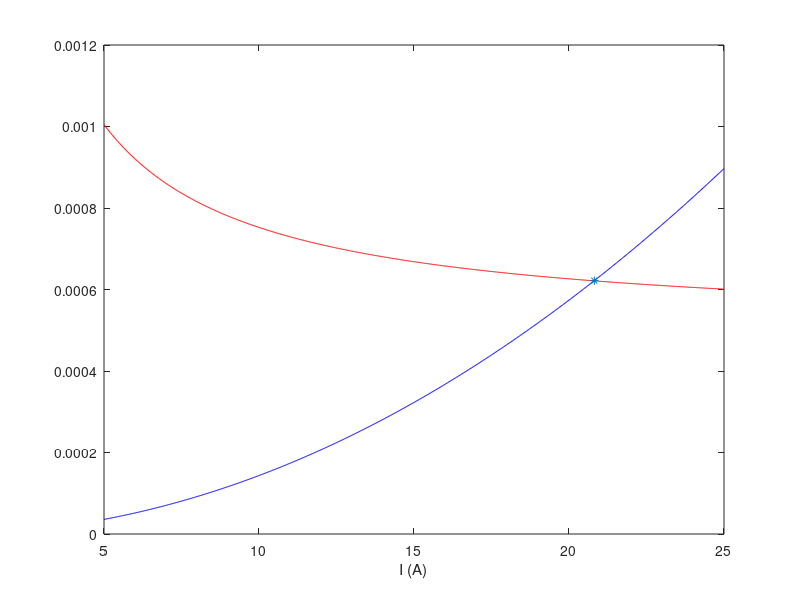

This chart was generated by the following MATLAB code:
l = 1.18;
b = 0.00305;
h = 0.03008;

ro = 1.76*10^(-8);
ST = 2*(b+h)*1;
alfa = 0.0042;
k= 10;
Rc= 0.0001;
uRc = 0.01;
Rx = ro*l/(b*h);
Up = 0.0035/100;
Vp = 0.1;

k2 = (alfa*Rx)/(k*ST);
k0 = -uRc*0.05;
k1 = -0.05*Up*Vp*(1/Rc+1/Rx);

I = linspace (5,25,1000);
eT=k2*I.^2;
uRx=-k0-k1./I;
plot(I, eT, 'b', I, uRx, 'r')
Ip = find((eT-uRx)>0);
Im=I(Ip(1));
hold on
plot(Im,k2*Im.^2, '*')
xlabel('I (A)')